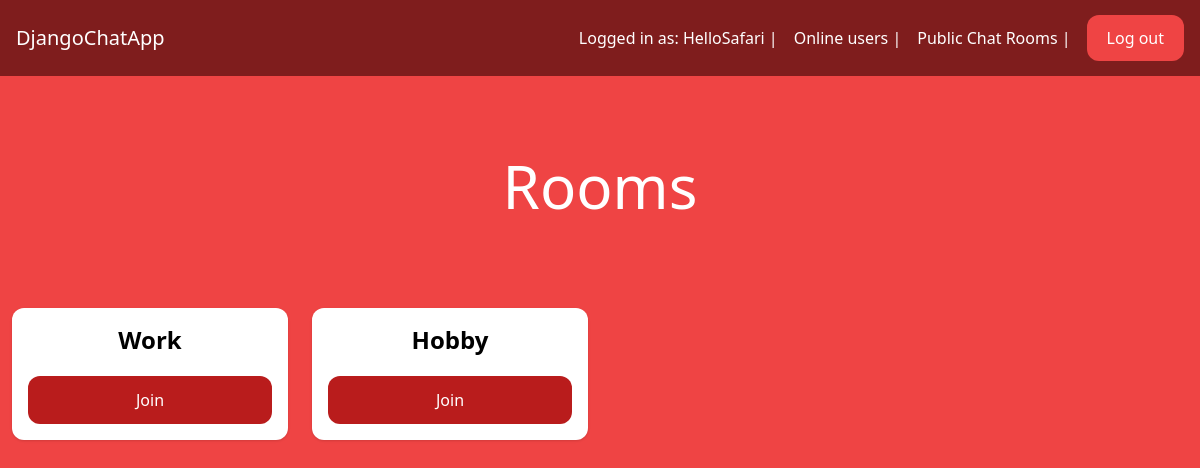
Page /chat/rooms/ (signed in) on the earlier database version.
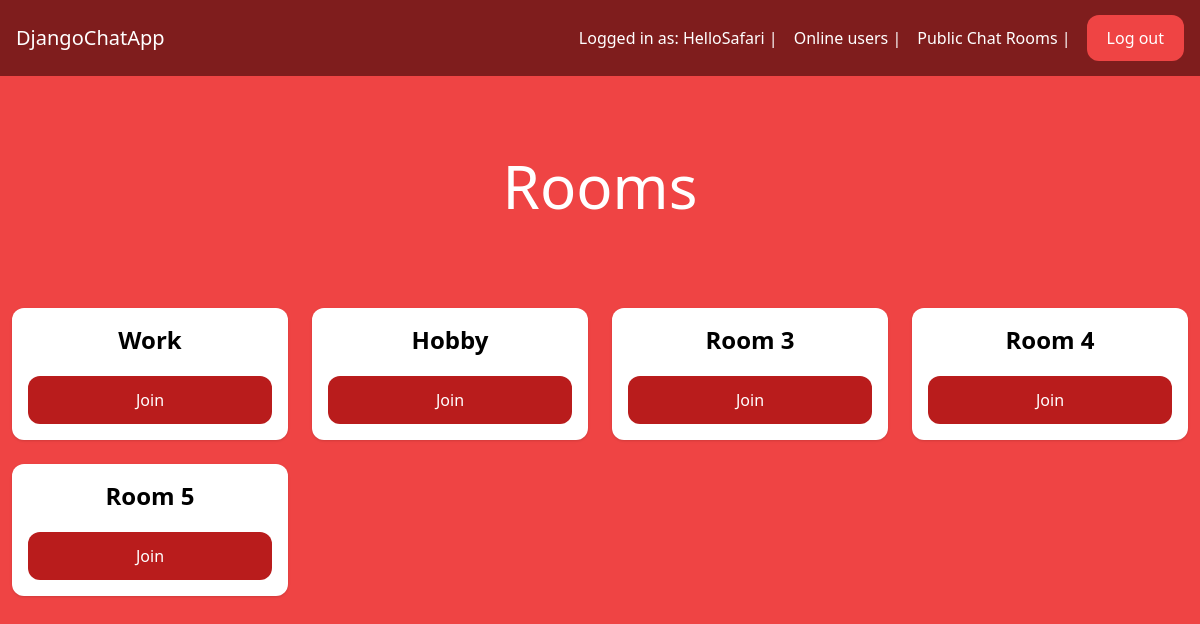
Same page on the later database version.
### rooms/models.py (models this page shows)
class Room(models.Model):
    name = models.CharField(max_length=255)
    slug = models.SlugField(unique=True)

### rooms/views.py (the view)
# urls.py: path("chat/", include('rooms.urls')),
@login_required
def rooms(request):
    rooms = Room.objects.all()
    return render(request, 'rooms/rooms.html', {'rooms': rooms})

### rooms/templates/rooms/rooms.html (shortened to what this page needs)
{% extends 'chat/base.html' %}
{% block content %}
<div class="p-10 lg:p-20 text-center">
    <h1 class="text-3xl lg:text-6xl text-white">
        Rooms
    </h1>
</div>
<div class="w-full flex flex-wrap items-center">
    {% for room in rooms %}
        <div class="w-full lg:w-1/4 px-3 py-3">
            <div class="p-4 bg-white shadow rounded-xl text-center">
                <h2 class="mb-5 text-2xl font-semibold">{{room.name}}</h2>
                <a href="{% url 'room' room.slug %}" class="px-5 py-3 block rounded-xl text-white bg-red-700 hover:bg-red-600">Join</a>
            </div>
        </div>
    {% endfor %}
</div>
{% endblock %}

### chat/templates/chat/base.html (shortened to what this page needs)
<!DOCTYPE html>
<html>
    <head>
        <script src="https://cdn.tailwindcss.com"></script>
    </head>
    <body class="bg-red-500">
        <nav class="flex items-center justify-between px-4 py-6 bg-red-900">
            <div>
                <a href="/" class="text-xl text-white">
                    DjangoChatApp
                </a>
            </div>
            <div class="flex items-center space-x-4">
                {% if request.user.is_authenticated %}
                    <h1 class="text-white hover:text-gray-200" >Logged in as: {{request.user.username}} | </h1>
                    <div>
                        <a href="/chat/online-users/" class="text-white hover:text-gray-200">
                            Online users |
                        </a>
                    </div>
                    <div>
                        <a href="/chat/rooms/" class="text-white hover:text-gray-200">
                            Public Chat Rooms |
                        </a>
                    </div>
                    <div>
                        <a href="/logout" class="px-5 py-3 rounded-xl text-white bg-red-500 hover:bg-red-700">
                            Log out
                        </a>
                    </div>
                {% endif %}
            </div>
        </nav>
        {% block content %}
        {% endblock %}
    </body>
</html>

Differences in the rows shown:
added Room: name "Room 3"
added Room: name "Room 4"
added Room: name "Room 5"
